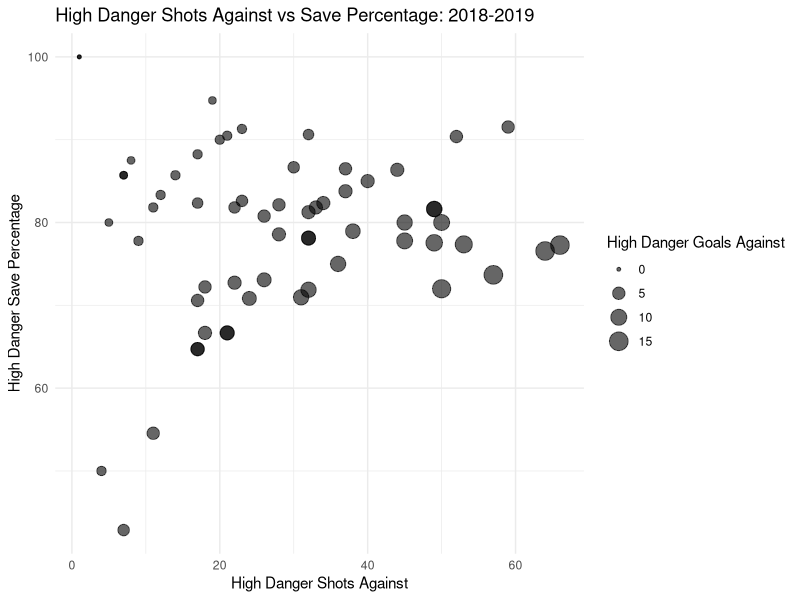
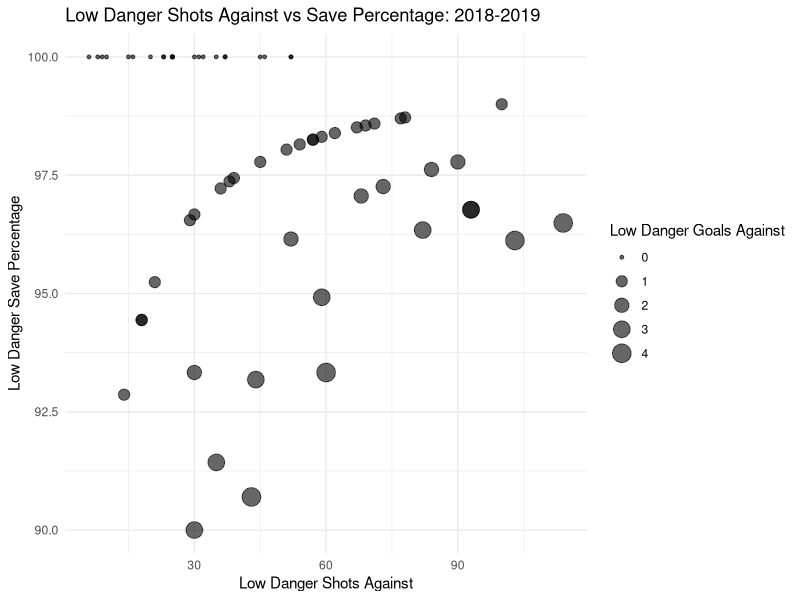
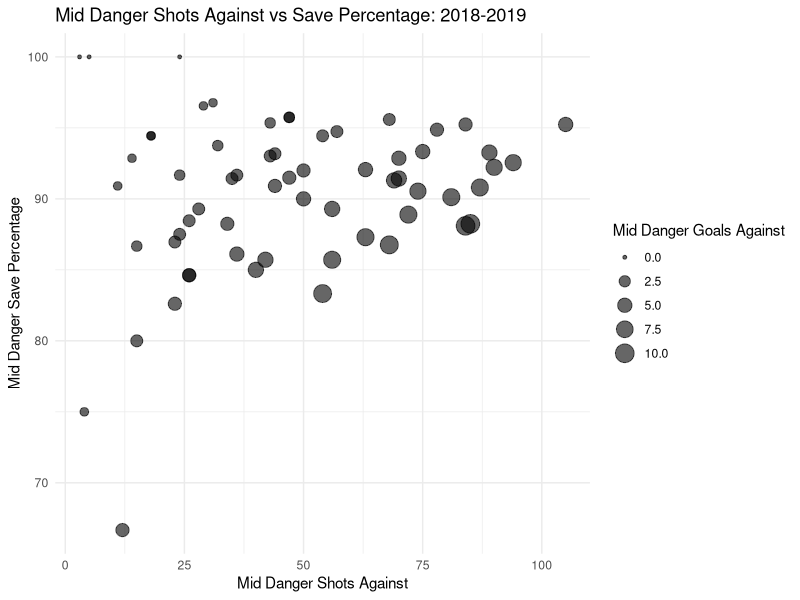

These charts were generated, in order, by the following R code: (Note: this script raises an error after producing the figures.)
Sys.setenv(TZ = 'EST')

library(ggplot2)

###############################################################################

this.dir <- dirname(parent.frame(2)$ofile)
setwd(this.dir)

rm(list = ls())

###############################################################################

current <- read.csv("data/goalie_stats_20182019.csv")

lowDanger <-
	data.frame(
		name = current["Player"][[1]],
		ldsa = current["LDSA"][[1]],
		ldsv = current["LDSv."][[1]],
		ldga = current["LDGA"][[1]]
	)
midDanger <-
	data.frame(
		name = current["Player"][[1]],
		mdsa = current["MDSA"][[1]],
		mdsv = current["MDSv."][[1]],
		mdga = current["MDGA"][[1]]
	)
highDanger <-
	data.frame(
		name = current["Player"][[1]],
		hdsa = current["HDSA"][[1]],
		hdsv = current["HDSv."][[1]],
		hdga = current["HDGA"][[1]]
	)

###############################################################################

ldGraph <- ggplot(lowDanger, aes(x = ldsa, y = ldsv)) +
	geom_point(alpha = 0.6, aes(size = ldga), show.legend = T) +
	theme_minimal() +
	ggtitle("Low Danger Shots Against vs Save Percentage: 2018-2019") +
	labs(x = "Low Danger Shots Against",
		 y = "Low Danger Save Percentage",
		 size = "Low Danger Goals Against")

mdGraph <- ggplot(midDanger, aes(x = mdsa, y = mdsv)) +
	geom_point(alpha = 0.6, aes(size = mdga), show.legend = T) +
	theme_minimal() +
	ggtitle("Mid Danger Shots Against vs Save Percentage: 2018-2019") +
	labs(x = "Mid Danger Shots Against",
		 y = "Mid Danger Save Percentage",
		 size = "Mid Danger Goals Against")

hdGraph <- ggplot(highDanger, aes(x = hdsa, y = hdsv)) +
	geom_point(alpha = 0.6, aes(size = hdga), show.legend = T) +
	theme_minimal() +
	ggtitle("High Danger Shots Against vs Save Percentage: 2018-2019") +
	labs(x = "High Danger Shots Against",
		 y = "High Danger Save Percentage",
		 size = "High Danger Goals Against")

###############################################################################

# saveGraph

saveGraph <- function(graph, filename) {
	ggsave(
		filename,
		plot = graph,
		height = 27,
		width = 48,
		units = "cm"
	)
}

###############################################################################

saveGraph(ldGraph, "images/low-danger.png")
saveGraph(mdGraph, "images/mid-danger.png")
saveGraph(hdGraph, "images/high-danger.png")
